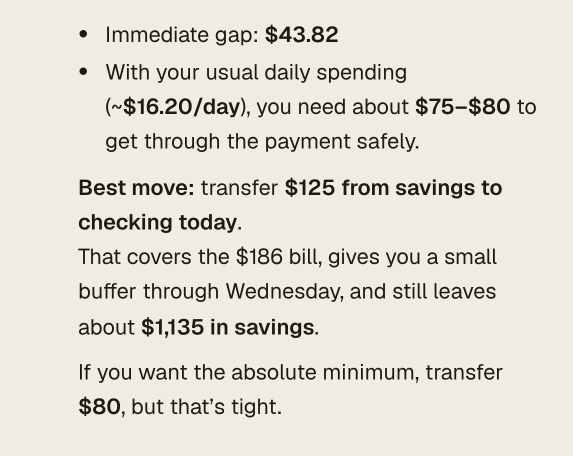
#> input picture marketing/launch/cards/jc_insure.png, 1146 x 912 px, given in place of 00261.jpg, which was not available (shown at 1/2 size)
$ python crop_jconvo.py
#> lines starting #> are read from the running program, lines starting #| are printed output that depends on the picture; after the words box and inside, x2 and y2 are one past the last pixel; in counts of white or black regions, pixels touching at a corner belong together
"""Reply cards for Jordan's chat, cut from the 3x frames (CSS px windows). A card can stack two windows of the same reply."""
from PIL import Image, ImageDraw
def win(frame, y0, y1):
#> called with frame = '00261.jpg', y0 = 118, y1 = 398
    return Image.open(f"frames_convo/{frame}").convert("RGB").crop((16 * 3, int(y0 * 3), 374 * 3, int(y1 * 3)))
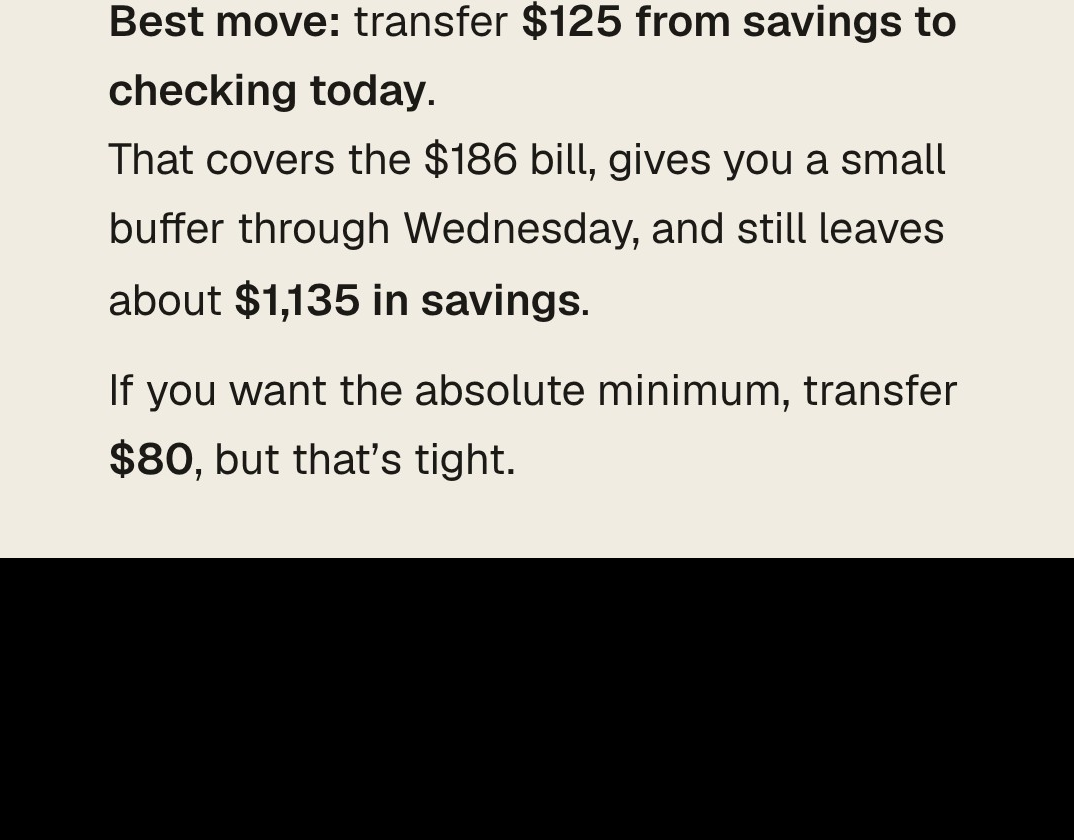
#> returned value: PIL image 1074x840 RGB; mean R, G, B 149.1, 146.5, 139.6
def card(name, parts):
    ims = [win(*p) for p in parts]
#> ims = 1 item
    bg = ims[0].getpixel((4, 4)); pad = 36
#> after `bg = ims[0].getpixel((4, 4))`: bg = (240, 236, 225)
    H = sum(i.height for i in ims)
#> H = 840
    c = Image.new("RGB", (ims[0].width + 2 * pad, H + 2 * pad), bg)
    y = pad
    for i in ims: c.paste(i, (pad, y)); y += i.height
#> this loop made 1 pass
#> y on pass 1: 876
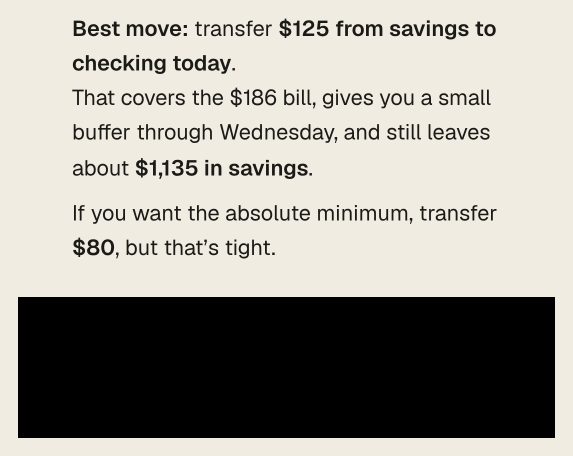
#> c: PIL image 1146x912 RGB (shown at 1/2 size); mean R, G, B 161.5, 158.7, 151.3
#> after the loop, y = 876
    m = Image.new("L", c.size, 0); ImageDraw.Draw(m).rounded_rectangle((0, 0, c.width - 1, c.height - 1), radius=72, fill=255)
#> after `m = Image.new('L', c.size, 0)`: m: PIL image 1146x912 L; every value is 0
#> after `ImageDraw.Draw(m).rounded_rectangle((0, 0, c.width - 1, c.height - 1),`:
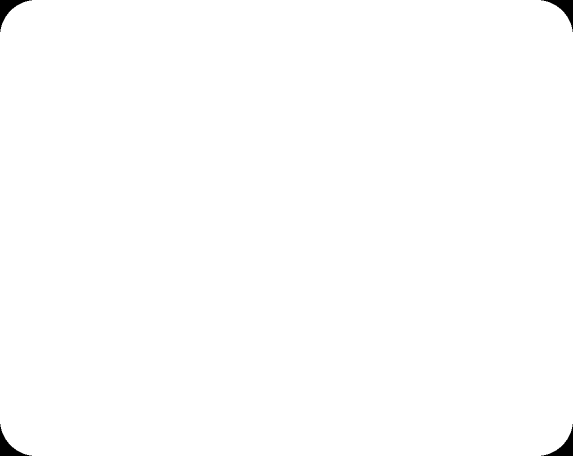
#> m: PIL image 1146x912 L (shown at 1/2 size); 99.6% white; 4 black regions, box (x1, y1, x2, y2) and area: (0, 0, 64, 64) 1133, (1082, 0, 1146, 64) 1133, (0, 848, 64, 912) 1133, (1082, 848, 1146, 912) 1133
    out = Image.new("RGB", c.size, bg); out.paste(c, (0, 0), m); out.save(f"cards/jc_{name}.png"); print(name, out.size)
#| insure (1146, 912)
card("insure", [("00261.jpg", 118, 398)])
card("week", [("00767.jpg", 410, 470), ("00823.jpg", 120, 492)])
#> call 2 of card, with name = 'week'
#> call 2 of win, with frame = '00767.jpg', y0 = 410, y1 = 470
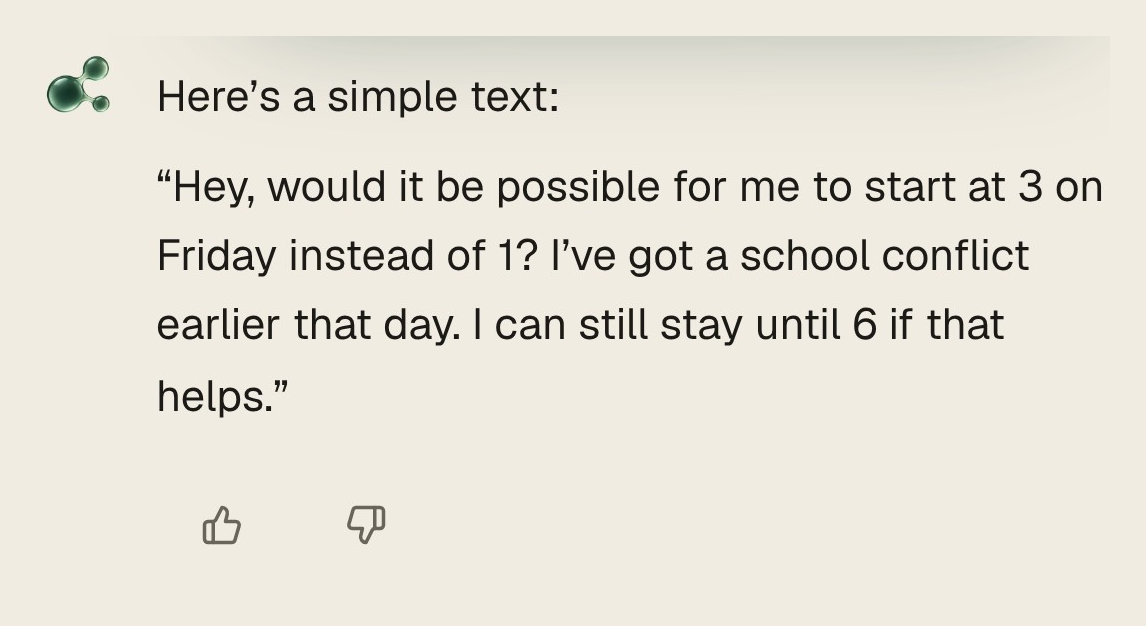
#> input picture marketing/launch/cards/jc_reply2.png, 1146 x 626 px, given in place of 00767.jpg, which was not available
#> in win (call 2), `return Image.open(f"frames_convo/{frame}").convert("RGB").crop((16 * 3..`: returned value: PIL image 1074x180 RGB; every value is 0
#> call 3 of win, with frame = '00823.jpg', y0 = 120, y1 = 492
#> in win (call 3), `return Image.open(f"frames_convo/{frame}").convert("RGB").crop((16 * 3..`:
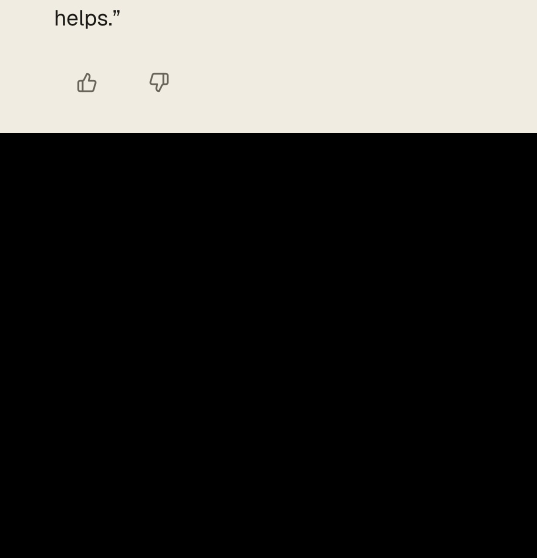
#> returned value: PIL image 1074x1116 RGB (shown at 1/2 size); mean R, G, B 56.9, 55.9, 53.3
#> in card (call 2), `ims = [win(*p) for p in parts]`: ims = 2 items
#> in card (call 2), `bg = ims[0].getpixel((4, 4))`: bg = (0, 0, 0)
#> in card (call 2), `H = sum(i.height for i in ims)`: H = 1296
#> in card (call 2), `c = Image.new("RGB", (ims[0].width + 2 * pad, H + 2 * pad), bg)`: c: PIL image 1146x1368 RGB; every value is 0
#> the loop in card (call 2), `for i in ims: c.paste(i, (pad, y)); y += i.height` made 2 passes
#> y on passes 1 to 2: 216, 1332
#> after the loop in card (call 2), `for i in ims: c.paste(i, (pad, y)); y += i.height`:
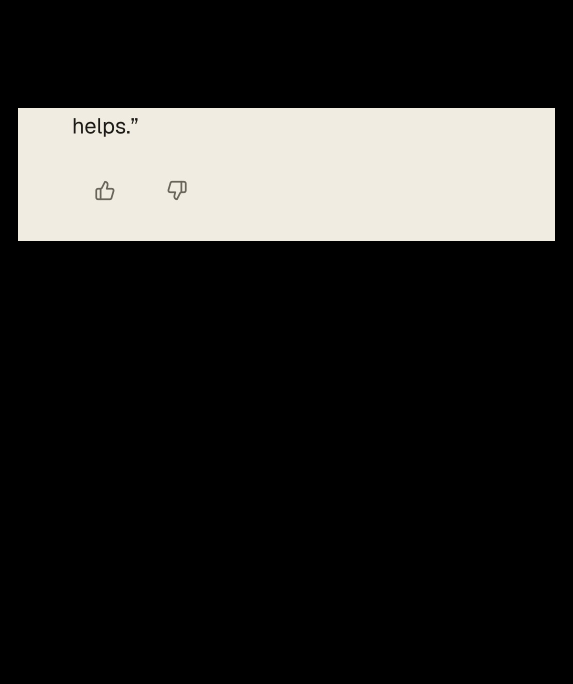
#> c: PIL image 1146x1368 RGB (shown at 1/2 size); mean R, G, B 43.5, 42.8, 40.8
#> after the loop in card (call 2), `for i in ims: c.paste(i, (pad, y)); y += i.height`: y = 1332
#> in card (call 2), `m = Image.new('L', c.size, 0)`: m: PIL image 1146x1368 L; every value is 0
#> in card (call 2), `ImageDraw.Draw(m).rounded_rectangle((0, 0, c.width - 1, c.height - 1),`:
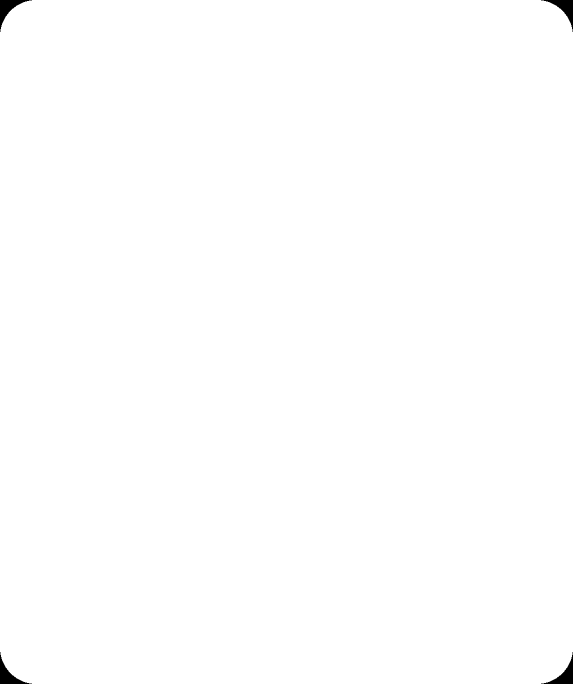
#> m: PIL image 1146x1368 L (shown at 1/2 size); 99.7% white; 4 black regions, box (x1, y1, x2, y2) and area: (0, 0, 64, 64) 1133, (1082, 0, 1146, 64) 1133, (0, 1304, 64, 1368) 1133, (1082, 1304, 1146, 1368) 1133
#| week (1146, 1368)
